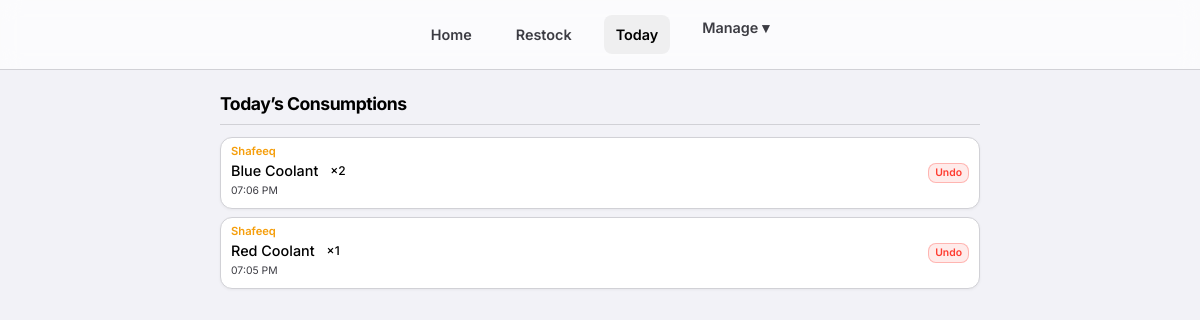
The page /today/ (signed in) on the database as committed earlier.
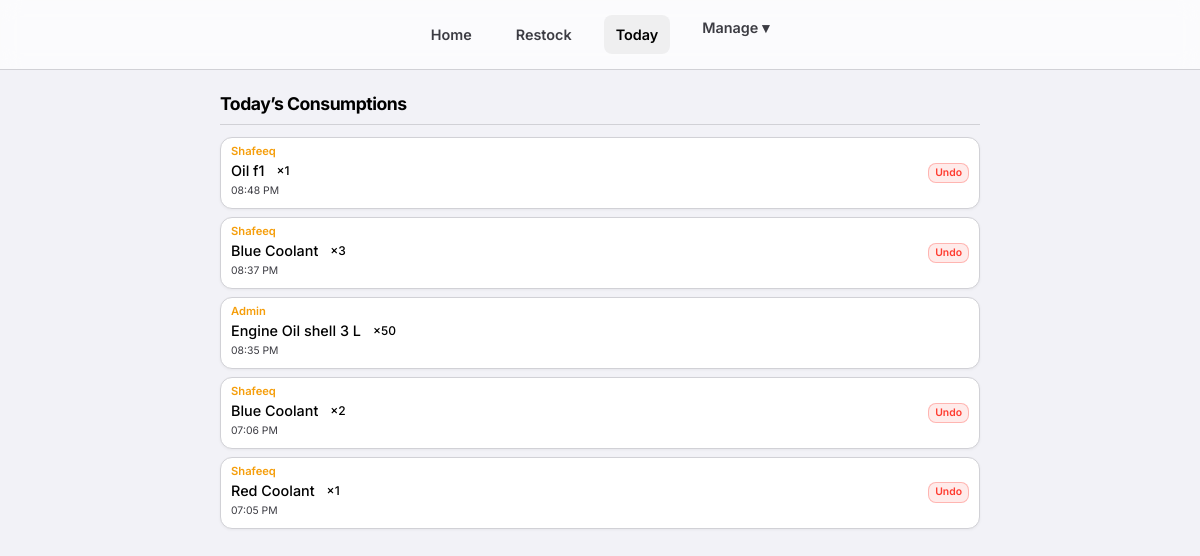
The same page on the database as committed later.
### consumables/models.py (models this page shows, shortened)
class ConsumptionRecord(models.Model):
    user = models.ForeignKey(User, on_delete=models.CASCADE)
    item = models.ForeignKey(Item, on_delete=models.CASCADE)
    quantity = models.IntegerField()
    date = models.DateField(default=timezone.now)
    timestamp = models.DateTimeField(auto_now_add=True)

class Item(models.Model):
    category = models.ForeignKey(Category, related_name='items', on_delete=models.CASCADE)
    subcategory = models.ForeignKey(SubCategory, related_name='items', on_delete=models.SET_NULL, null=True, blank=True)
    name = models.CharField(max_length=200)
    average_stock = models.IntegerField(default=0, help_text="Ideal stock level for calculation")
    current_stock = models.IntegerField(default=0)
    score = models.IntegerField(default=1, help_text="Credits earned per unit taken")
    class Meta:
        constraints = [
            models.UniqueConstraint(
                fields=['category', 'name'],
                condition=models.Q(subcategory__isnull=True),
                name='unique_direct_item_idx'
            ),
            models.UniqueConstraint(
                fields=['subcategory', 'name'],
                name='unique_subcategory_item_idx'
            )
        ]

### consumables/views.py (the view)
# urls.py: path('today/', views.today, name='today'),
@login_required
def today(request):
    records = ConsumptionRecord.objects.filter(date=timezone.now().date()).order_by('-timestamp')
    return render(request, 'consumables/today.html', {'records': records})

### consumables/templates/consumables/today.html (shortened to what this page needs)
{% extends 'consumables/base.html' %}
{% block content %}
<h2 style="
    font-size: 1.1rem;
    border-bottom: 1px solid var(--border-color);
    padding-bottom: 6px;
    margin-bottom: 12px;
">
    Today’s Consumptions
</h2>
{% if records %}
{% for record in records %}
<div class="item-card" style="
    padding: 8px 10px;
    margin-bottom: 8px;
    align-items: center;
">
    <div class="item-info" style="flex:1; min-width:0;">
        <div style="
            font-size: 0.7rem;
            color: var(--accent-yellow);
            font-weight: 600;
            line-height: 1;
            margin-bottom: 2px;
        ">
            {{ record.user.first_name|default:record.user.username }}
        </div>
        <div style="
            display: flex;
            align-items: center;
            gap: 6px;
            font-size: 0.9rem;
            font-weight: 500;
            white-space: nowrap;
            overflow: hidden;
            text-overflow: ellipsis;
        ">
            <span style="overflow:hidden; text-overflow:ellipsis;">
                {{ record.item.name }}
            </span>
            <span style="
                font-size: 0.75rem;
                padding: 1px 6px;
                border-radius: 4px;
                background: rgba(255,255,255,0.12);
                flex-shrink: 0;
            ">
                ×{{ record.quantity }}
            </span>
        </div>
        <div style="
            font-size: 0.65rem;
            color: var(--text-secondary);
            margin-top: 1px;
        ">
            {{ record.timestamp|time:"h:i A" }}
        </div>
    </div>
    {% if request.user == record.user %}
    <a href="{% url 'delete_consumption' record.id %}"
       class="btn btn-danger"
       style="
           padding: 4px 6px;
           font-size: 0.65rem;
           margin-left: 6px;
           line-height: 1;
       "
       onclick="return confirm('Undo this? Stock will be restored.')">
        Undo
    </a>
    {% endif %}
</div>
{% endfor %}
{% endif %}
{% endblock %}

### consumables/templates/consumables/base.html (shortened to what this page needs)
{% load static %}
<!DOCTYPE html>
<html lang="en">
<head>
    <link rel="stylesheet" href="{% static 'css/style.css' %}">
</head>
<body>
    {% if user.is_authenticated %}
    <nav class="navbar">
        <a href="{% url 'home' %}"
            class="nav-link {% if request.resolver_match.url_name == 'home' %}active{% endif %}">Home</a>
        <a href="{% url 'stock_list' %}"
            class="nav-link {% if request.resolver_match.url_name == 'stock_list' %}active{% endif %}">Restock</a>
        <a href="{% url 'today' %}"
            class="nav-link {% if request.resolver_match.url_name == 'today' %}active{% endif %}">Today</a>
        <div class="dropdown">
            <span class="nav-link" style="cursor: pointer;">Manage &#9662;</span>
        </div>
    </nav>
    {% endif %}
    <div class="container">
        {% block content %}
        {% endblock %}
    </div>
</body>
</html>

### consumables/static/css/style.css (style rules this page uses)
:root { --bg-color: #f2f2f7; --card-bg: #ffffff; --text-primary: #000000; --text-secondary: #3c3c43; --accent-red: #ff3b30; --accent-blue: #007aff; --accent-green: #34c759; --accent-yellow: #f59e0b; --border-color: #d1d1d6; --glass-bg: rgba(255, 255, 255, 0.7); --glass-border: rgba(0, 0, 0, 0.1); --input-bg: rgba(0, 0, 0, 0.05); }
* { box-sizing: border-box; margin: 0; padding: 0; font-family: 'Inter', -apple-system, BlinkMacSystemFont, "Segoe UI", Roboto, Helvetica, Arial, sans-serif; }
body { background-color: var(--bg-color); color: var(--text-primary); line-height: 1.6; padding-bottom: 80px; }
h1, h2, h3 { font-weight: 700; letter-spacing: -0.5px; margin-bottom: 1rem; color: var(--text-primary); }
a { color: var(--accent-blue); text-decoration: none; }
.container { max-width: 800px; margin: 0 auto; padding: 20px; }
.navbar { background-color: var(--card-bg); padding: 15px; display: flex; justify-content: center; gap: 20px; position: sticky; top: 0; z-index: 100; border-bottom: 1px solid var(--border-color); backdrop-filter: blur(10px); -webkit-backdrop-filter: blur(10px); background: var(--glass-bg); }
.nav-link { color: var(--text-secondary); font-weight: 600; font-size: 0.9rem; padding: 8px 12px; border-radius: 8px; transition: all 0.2s ease; }
.nav-link.active, .nav-link:hover { color: var(--text-primary); background-color: rgba(0, 0, 0, 0.05); }
.dropdown { position: relative; display: inline-block; }
.item-card { background-color: var(--card-bg); padding: 15px; margin-bottom: 10px; border-radius: 12px; display: flex; justify-content: space-between; align-items: center; border: 1px solid var(--border-color); transition: transform 0.2s, box-shadow 0.2s; box-shadow: 0 1px 3px rgba(0, 0, 0, 0.05); }
.item-info { flex-grow: 1; }
.btn { padding: 10px 20px; border-radius: 8px; border: none; font-weight: 600; cursor: pointer; transition: background 0.2s, transform 0.1s; text-align: center; display: inline-block; }
.btn-danger { background-color: rgba(255, 59, 48, 0.1); color: var(--accent-red); border: 1px solid rgba(255, 59, 48, 0.3); }

Rows that differ between the two databases and show on the page:
added ConsumptionRecord: user.first_name "Shafeeq", item.name "Oil f1", quantity "1", timestamp "08:48 PM", shows "Undo"
added ConsumptionRecord: user.first_name "Shafeeq", item.name "Blue Coolant", quantity "3", timestamp "08:37 PM", shows "Undo"
added ConsumptionRecord: user.first_name "Admin", item.name "Engine Oil shell 3 L", quantity "50", timestamp "08:35 PM"
